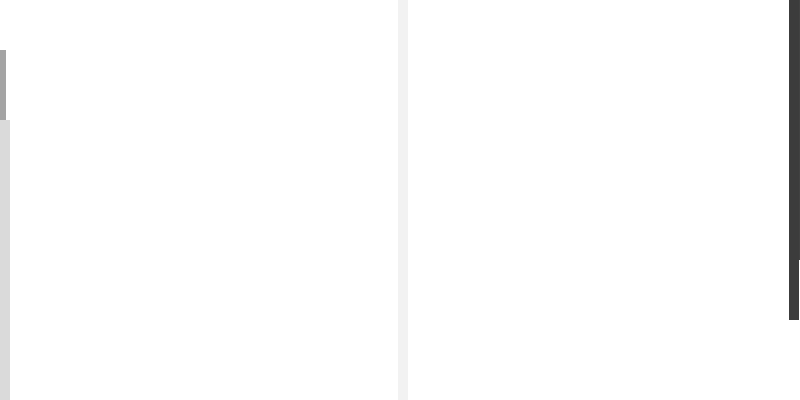
Frame 1 (no input)
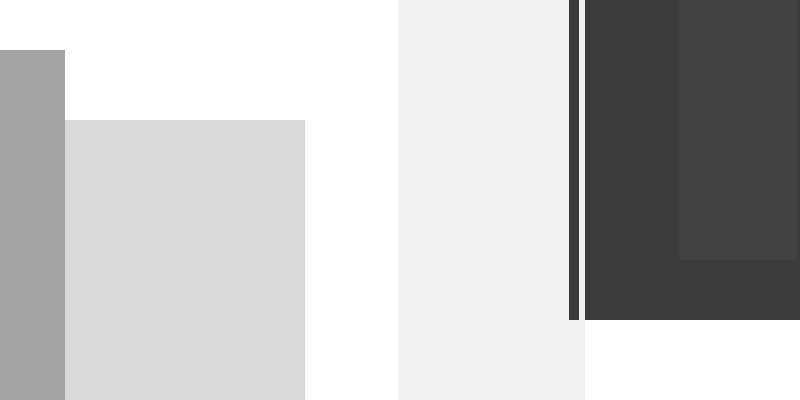
Frame 60 (the mouse pressed at the canvas centre just before this capture)
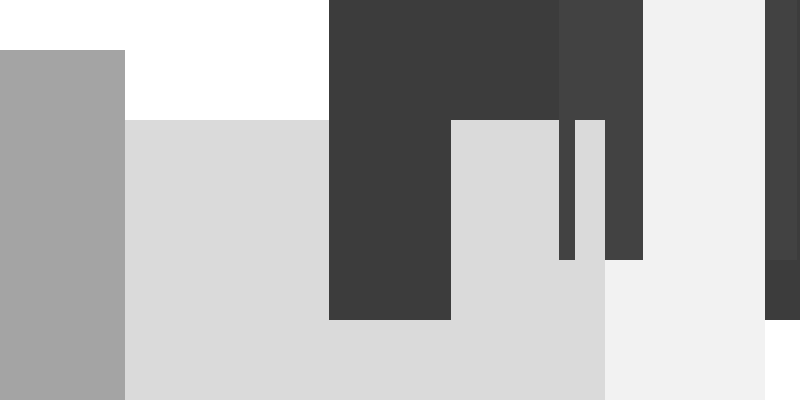
Frame 120 (the mouse held since frame 60 and released just before this capture)

The Processing sketch that drew these frames (run headless with seeded random() and noise(); from frame 60 on, the mouse is pressed at the canvas centre):

// Processing sketch: processing_92937
// ── processing_92937.pde

// Krystofer Dongjae Kim
// Creative Computing
//March 13 

Obj myObj1;
Obj myObj2;
Obj myObj3;
Obj myObj4;
Obj myObj5;


void setup() {
  size(800, 400);
  background(255,255,255);
  myObj1 = new Obj(color(random(255)), 0, 300, 1); 
  myObj2 = new Obj(color(random(255)), width, 10, 2);
  myObj3 = new Obj(color(random(255)), width/2, 180, 3);
  myObj4 = new Obj(color(random(255)), width-10, 70, 4);
  myObj5 = new Obj(color(random(255)), 0, 370, 5);
}

void draw() {
  myObj1.move();
  myObj1.display();
  myObj2.move();
  myObj2.display();
  myObj3.move();
  myObj3.display();
  myObj4.move();
  myObj4.display();
  myObj5.move();
  myObj5.display();
}

class Obj { 
  color fill;
  float xpos;
  float ypos;
  float xspeed;

  Obj(color tempC, float tempXpos, float tempYpos, float tempXspeed) { 
    fill = tempC;
    xpos = tempXpos;
    ypos = tempYpos;
    xspeed = tempXspeed;
  }

  void display() {
    noStroke();
    fill(fill);
    rectMode(CENTER);
    rect(xpos, ypos, 10, 500);
  }

  void move() {
    xpos = xpos + xspeed;
    if (xpos > width || xpos < 0) {
      xspeed *= -1;
    }
  }
}
